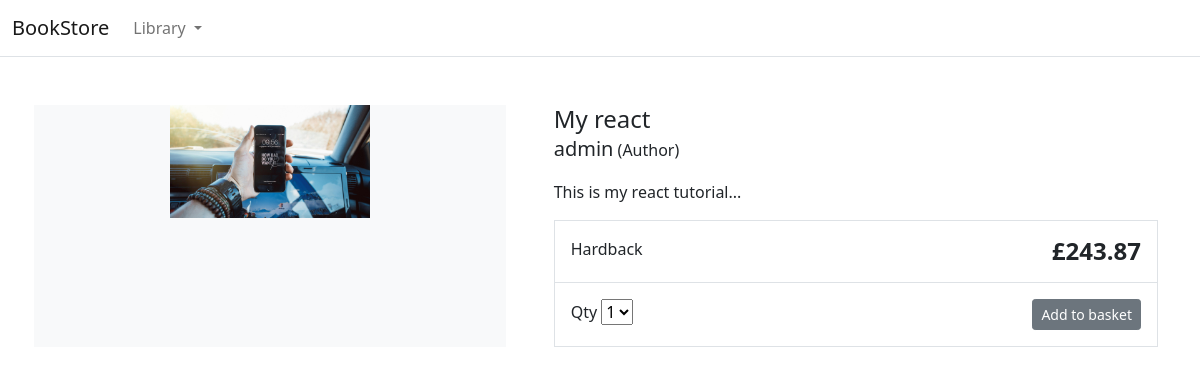
The page /item/my-react/ on the database its author committed.
### myapp/models.py (models this page shows, shortened)
class Product(models.Model):
    category = models.ForeignKey(Category, related_name='category', on_delete=models.CASCADE)
    created_by = models.ForeignKey(User, related_name='created_by', on_delete=models.CASCADE)
    title = models.CharField(max_length=255)
    author = models.CharField(max_length=255, default='admin')
    description = models.TextField(blank=True)
    image = models.ImageField(upload_to='images/')
    price = models.DecimalField(max_digits=8, decimal_places=2)
    slug = models.SlugField(max_length=255)
    in_stock = models.BooleanField(default=True)
    created = models.DateTimeField(auto_now_add=True)
    updated = models.DateTimeField(auto_now_add=True)
    is_active = models.BooleanField(default=True)
    objects = models.Manager()
    products = ProductManager()
    class Meta:
        verbose_name_plural = 'products'
        ordering = ('-created',)

### myapp/views.py (the view)
# urls.py: path('item/<slug:slug>/', views.product_detail, name='product_detail'),
def product_detail(request, slug):
    product = get_object_or_404(Product, slug=slug, in_stock=True)
    return render(request, 'products/detail.html', {'product':product})

### myapp/models.py (called while the page is built)
    def get_absolute_url(self):
        return reverse('myapp:category_list', args=[self.slug])

### myapp/views.py (called while the page is built)
def categories(request):
    return {
        'categories': Category.objects.all()
    }

### myapp/templates/products/detail.html (shortened to what this page needs)
{% extends "base.html" %}
{% load static %}
{% block content %}
<div class="container">
    <main class="pt-5">
        <div class="row g-3">
            <div class="col-md-5 col-lg-5 order-md-first bg-light">
                <img class="img-fluid mx-auto d-block" width="200px" alt="Responsive image" src="{{ product.image.url }}">
            </div>
            <div class="col-md-7 col-lg-7 ps-md-3 ps-lg-5">
                <h1 class="mb-0 h4">{{ product.title }}</h1>
                <p><span class="lead">{{ product.author }}</span> (Author)</p>
                <p>{{ product.description|slice:":355" }}...</p>
                <div class="border">
                    <div class="col border-bottom">
                        <div class="row p-3">
                            <div class="col-6">Hardback</div>
                            <div class="col-6 text-end"><span class="h4 fw-bold">£{{ product.price }}</span></div>
                        </div>
                    </div>
                    <div class="col">
                        <div class="row p-3">
                            <div class="col-6">
                                <label for="select">Qty</label>
                                <select id="select">
                                    <option value="">1</option>
                                </select>
                            </div>
                            <div class="col-6 text-end"><button type="button" class="btn btn-secondary btn-sm">Add to
                                    basket</button></div>
                        </div>
                    </div>
                </div>
            </div>
        </div>
    </main>
</div>
{% endblock %}

### rows shown on the page
Product: image (picture), title "My react", author "admin", description "This is my react tutorial", price "243.87"
